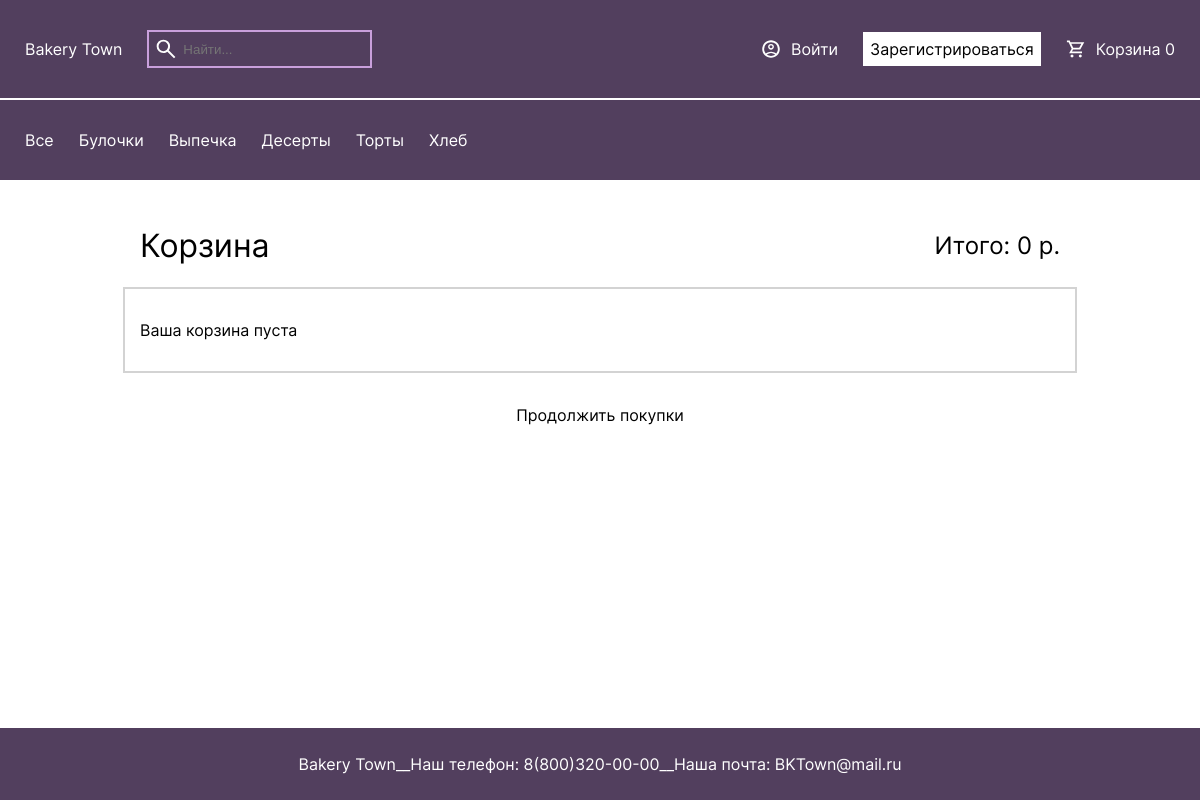
Page /cart/ on the committed database.
### shop/models.py (models this page shows)
class Category(models.Model):
    name = models.CharField(max_length=255, help_text='Введите название категории')
    slug = models.SlugField(max_length=200, db_index=True, unique=True, help_text='Сокращение для ссылки')
    class Meta:
        ordering = ('name',)
        verbose_name = 'Категория'
        verbose_name_plural = 'Категории'
    def __str__(self):
        return self.name
    def get_absolute_url(self):
        return reverse('products_list_by_category', args=[self.slug])

### shop/views.py (the view)
# urls.py: path('cart/', cart_detail, name='cart_detail'),
def cart_detail(request):
    cart = Cart(request)
    for item in cart:
        item['quantity_form'] = ProductQuantityForm(initial={'quantity': item['quantity']})
    return render(request, 'cart/cart_detail.html',
                  {'cart': cart})

### shop/cart.py (called while the page is built)
    def __iter__(self):
        for id_ in self.cart.keys():
            self.cart[str(id_)]['product'] = Product.objects.get(id=id_)
        for item in self.cart.values():
            item['total_price'] = Decimal(item['product'].price * item['quantity'])
            yield item

    def __len__(self):
        return sum(item['quantity'] for item in self.cart.values())

    def total_price(self):
        return sum(Decimal(item['price']) * item['quantity'] for item in self.cart.values())

### shop/context_processors.py (called while the page is built)
def extras(request):
    return {"categories": Category.objects.all(),
            "cart": Cart(request)}

### shop/templates/cart/cart_detail.html (shortened to what this page needs)
{% extends 'base.html' %}
{% load static %}
{% block css_styles %}
    <link rel="stylesheet" type="text/css" href="{% static 'css/cart_detail.css' %}">
{% endblock %}
{% block content %}
    <div class="container">
        <div class="cart-title">
            <h1 class="cart-title-name">Корзина</h1>
            <h2 class="cart-title-sum">Итого: <b>{{ cart.total_price }} p.</b></h2>
        </div>
    </div>
    <div class="cart-list">
        {% if cart %}
            {% for item in cart %}
                {% with product=item.product %}
                    <div class="container-list-item">
                        <img class="container-list-item-image" src="{{ product.image.url }}">
                        <a class="container-list-item-name"
                           href="{{ product.get_absolute_url }}">{{ product }}</a>
                        <p class="container-list-item-price">За 1 штуку: {{ item.price }} p.</p>
                        <form class="form-quantity" action="{% url 'cart_update' product.id %}" method="post">
                            {% csrf_token %}
                            {{ item.quantity_form }}
                        </form>
                        <a class="product-button" href="{% url 'remove_from_cart' product.id %}">Убрать</a>
                        <p class="container-list-item-price">Всего: {{ item.total_price }} p.</p>
                    </div>
                {% endwith %}
            {% endfor %}
        {% else %}
            <div class="container-list-item"><p>Ваша корзина пуста</p></div>
            <a href="{% url 'products_list' %}" class="product-button continue-buy">Продолжить покупки</a>
        {% endif %}
    </div>
{% endblock %}

### shop/templates/base.html (shortened to what this page needs)
<!DOCTYPE html>
<html lang="ru">
<head>
    {% load static %}
    <link rel="stylesheet" type="text/css" href="{% static 'css/base.css' %}">
    {% block css_styles %} {% endblock %}
</head>
<body>
<header>
    <div class="header__top">
        <div class="header__top__left">
            <a class="heart-svgrepo-com" href="{% url 'home' %}">Bakery Town</a>
            <form class="search" action="{% url 'search' %}" method="get">
                <img height="24" style="padding-block: 5px" src="{% static 'images/search.svg' %}" alt="">
                <input type="search" name="query" required minlength="3" placeholder="Найти...">
            </form>
        </div>
        <div class="header__top__right">
            {% if user.is_authenticated %}
                <a href="{% url 'profile' %}" class="header-user">{{ user.username }}</a>
            {% else %}
                <a href="{% url 'login' %}" class="header-user">Войти</a>
                <a href="{% url 'register' %}" class="product-button">Зарегистрироваться</a>
            {% endif %}
            <a href="{% url 'cart_detail' %}" class="header-cart">Корзина {{ cart|length }}</a>
        </div>
    </div>
    <div class="header__bottom">
        <a href="{% url 'products_list' %}" class="header_bottom-category">Все</a>
        {% for c in categories %}
            <a href="{{ c.get_absolute_url }}" class="header_bottom-category">{{ c }}</a>
        {% endfor %}
    </div>
</header>
<div class="content">
    {% block content %}
    {% endblock %}
</div>
<footer>
    <p>Bakery Town</p>
    <p>__Наш телефон: 8(800)320-00-00</p>
    <p>__Наша почта: BKTown@mail.ru</p>
</footer>
</body>
</html>

### shop/static/css/base.css (style rules this page uses)
body { margin: 0; background: #ffffff; color: #000000; font-family: 'Inter', serif; font-size: 16px; min-height: 100vh; display: flex; flex-direction: column; }
header { width: 100%; height: 180px; background: #523f5e; color: #ffffff; text-decoration: none; }
header a { color: white; text-decoration: none; }
.header__top, .header__bottom { padding-inline: 25px; padding-block: 30px; display: flex; justify-content: start; align-items: center; gap: 25px; }
.header__top { justify-content: space-between; }
.header__top__left, .header__top__right { display: flex; gap: 25px; align-items: center; justify-content: center; }
.header__top { border-bottom: 2px solid white; }
.search { background: transparent; border: 2px solid #c9a0dc; display: flex; justify-content: center; align-items: center; padding-inline: 5px; }
.search input { background: transparent; color: white; border: 0; padding: 5px; }
.header-user, .header-cart { padding-left: 30px; background-position: left center; background-size: 20px 20px; background-repeat: no-repeat; text-decoration: none; }
.header-user { background-image: url("../images/user_circle.svg"); }
.header-cart { background-image: url("../images/shop_cart.svg"); }
.content { height: 100%; display: flex; flex-direction: column; justify-content: center; align-items: start; padding: 25px; }
.product-button { background: #ffffff; color: black; border: 2px solid #ffffff; padding: 5px; text-decoration: none; }
input { background: #ffffff; color: black; border: 2px solid #ffffff; padding: 5px; text-decoration: none; }
footer { background: #523f5e; color: white; padding-inline: 25px; padding-block: 10px; margin-top: auto; display: flex; align-items: center; justify-content: center; }

### shop/static/css/cart_detail.css (style rules this page uses)
.content { justify-content: center; align-items: center; }
.container { display: flex; justify-content: center; align-items: center; width: 80%; flex-direction: column; }
.cart-title { display: flex; justify-content: space-between; align-items: center; gap: 25px; width: 100%; }
.cart-title-name { flex: 10 0 10px; }
.cart-list { display: flex; justify-content: center; align-items: center; flex-direction: column; width: 100%; }
.container-list-item { display: flex; justify-content: space-between; align-items: center; gap: 25px; border: 2px solid #d3d3d3; padding: 15px; width: 80%; }
.continue-buy { margin-top: 25px; }

### rows in the picture
Category: name "Булочки"
Category: name "Выпечка"
Category: name "Десерты"
Category: name "Торты"
Category: name "Хлеб"

### other values in the picture
{{ cart|length }} "0"
{{ cart.total_price }} "0"
